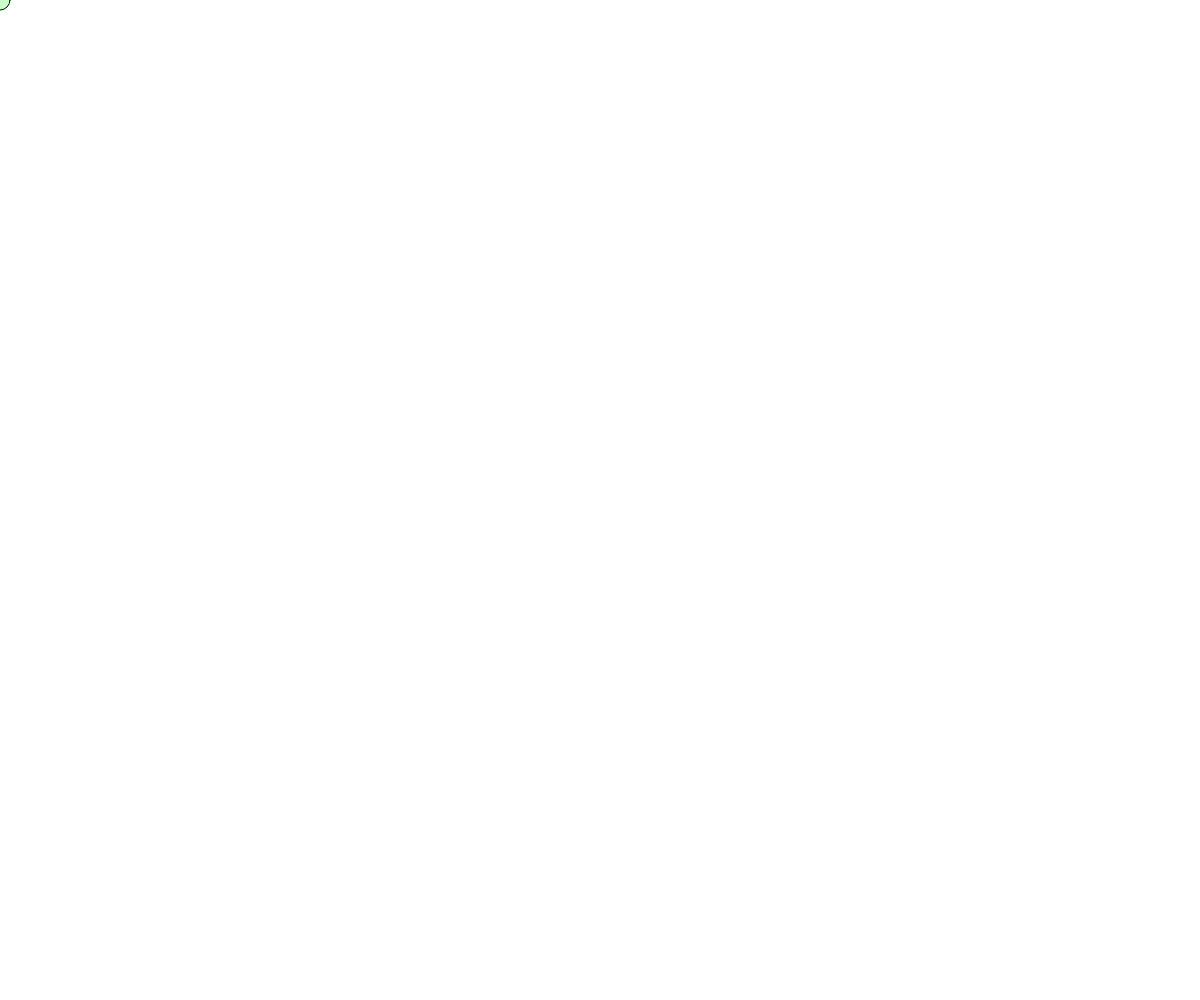
Frame 1 (no input)
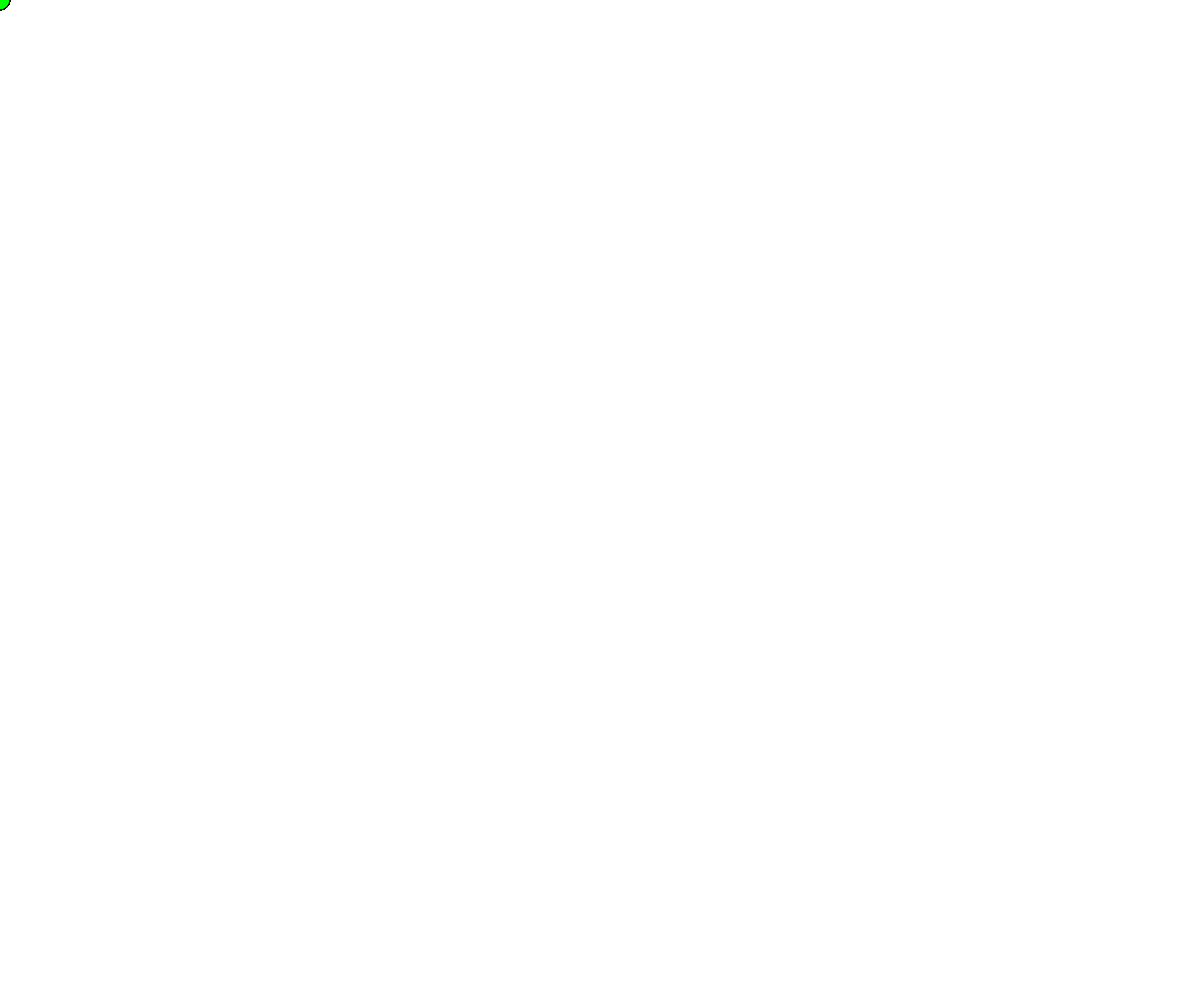
Frame 60 (no input)
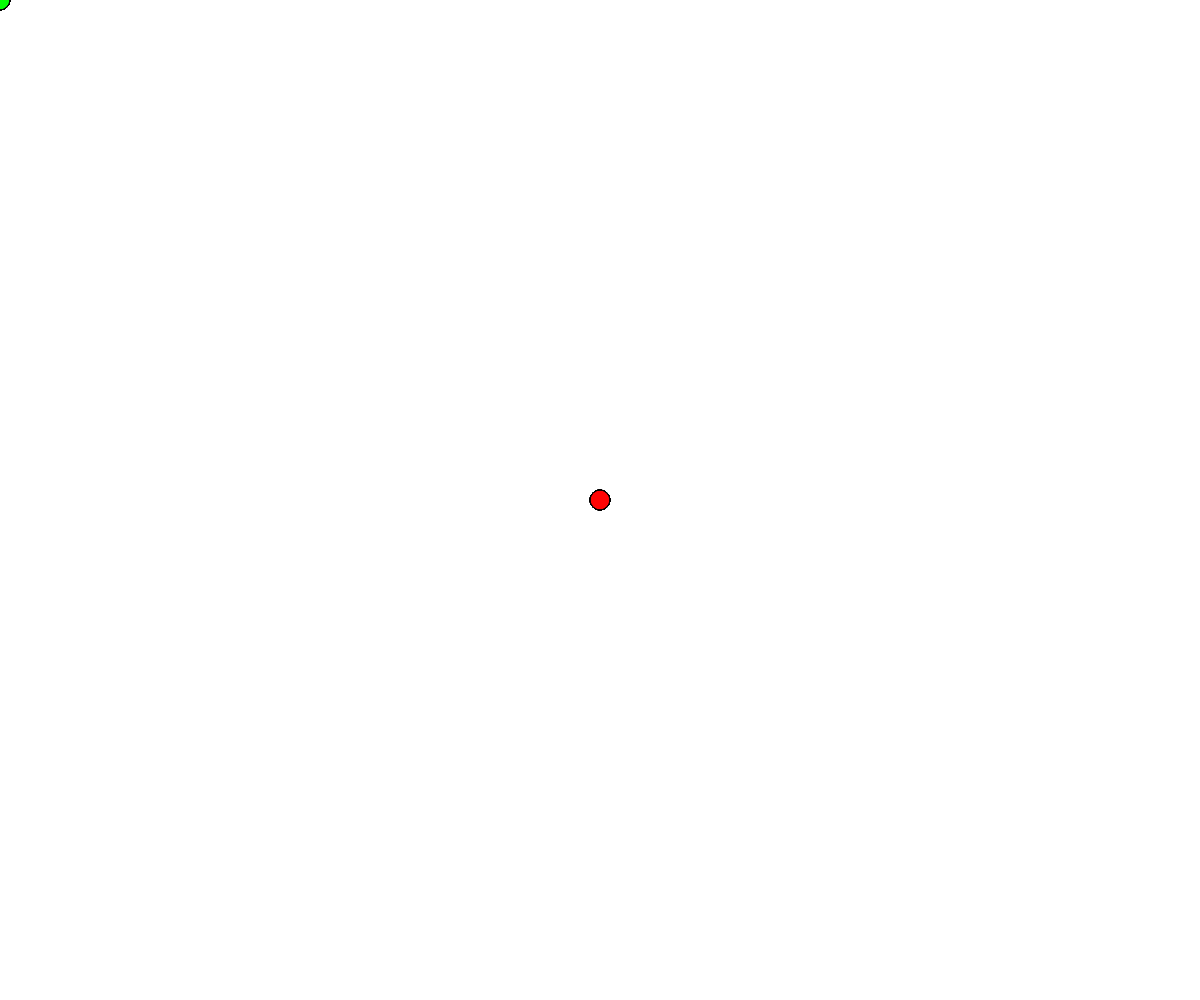
Frame 120 (the mouse pressed at the canvas centre since frame 60)

The p5.js sketch that drew these frames (run headless with seeded random() and noise() and a simulated clock; from frame 60 on, the mouse is pressed at the canvas centre):

// p5.js sketch
// ── sketch.js
let zBereich;

function setup() {
  zBereich = createCanvas(windowWidth, windowHeight);
  zBereich.position(0,0);//Links oben
  zBereich.style('z-index','-1'); //Verschiebung auf der z-Achse
}

function draw() {
 //background(0,100,200);
 //background.style('z-index','-10');
 noStroke;
 if (mouseX < windowWidth / 2) {
  fill(0,255,0,50);
 }
 else {
  fill(255,0,0,50);
 }
 circle(mouseX,mouseY,20);
}

// ── style.css
body{
  background: rgb(87, 63, 173);
}

canvas {
  display: block;
}
